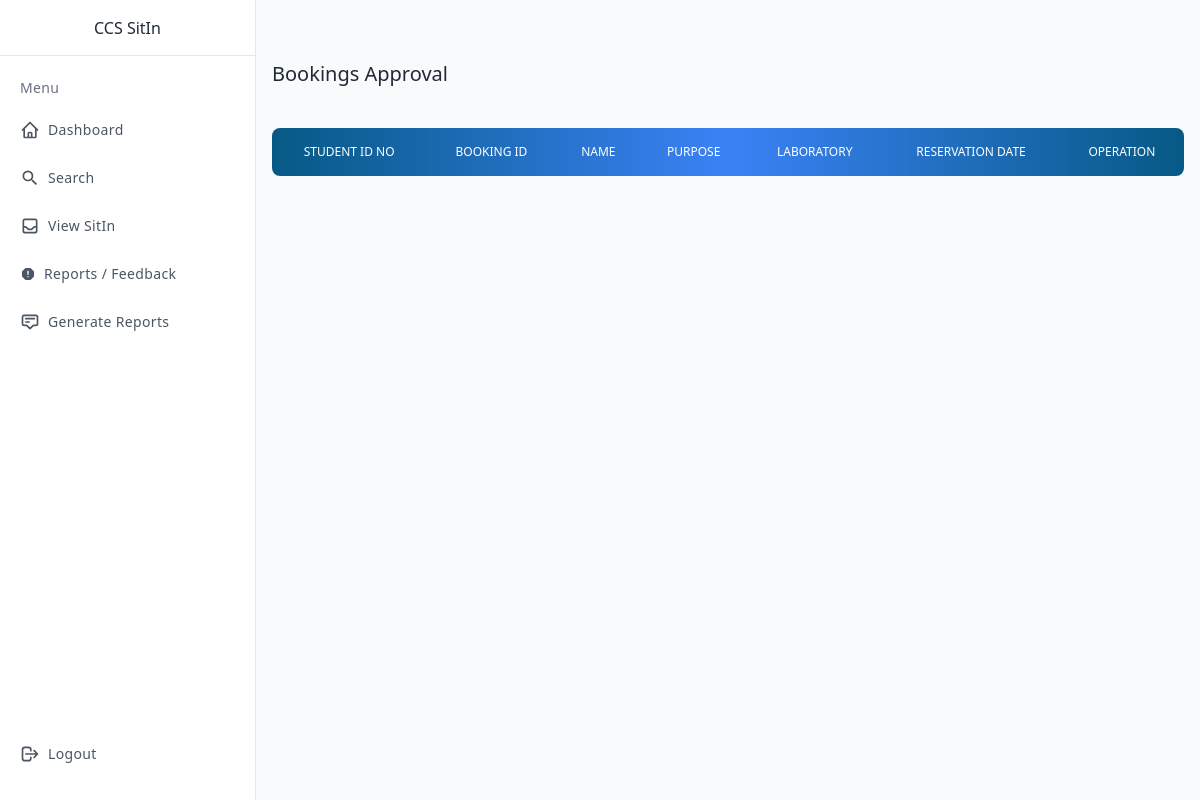
Page /admin/reservations.php (signed in) on the earlier database version.
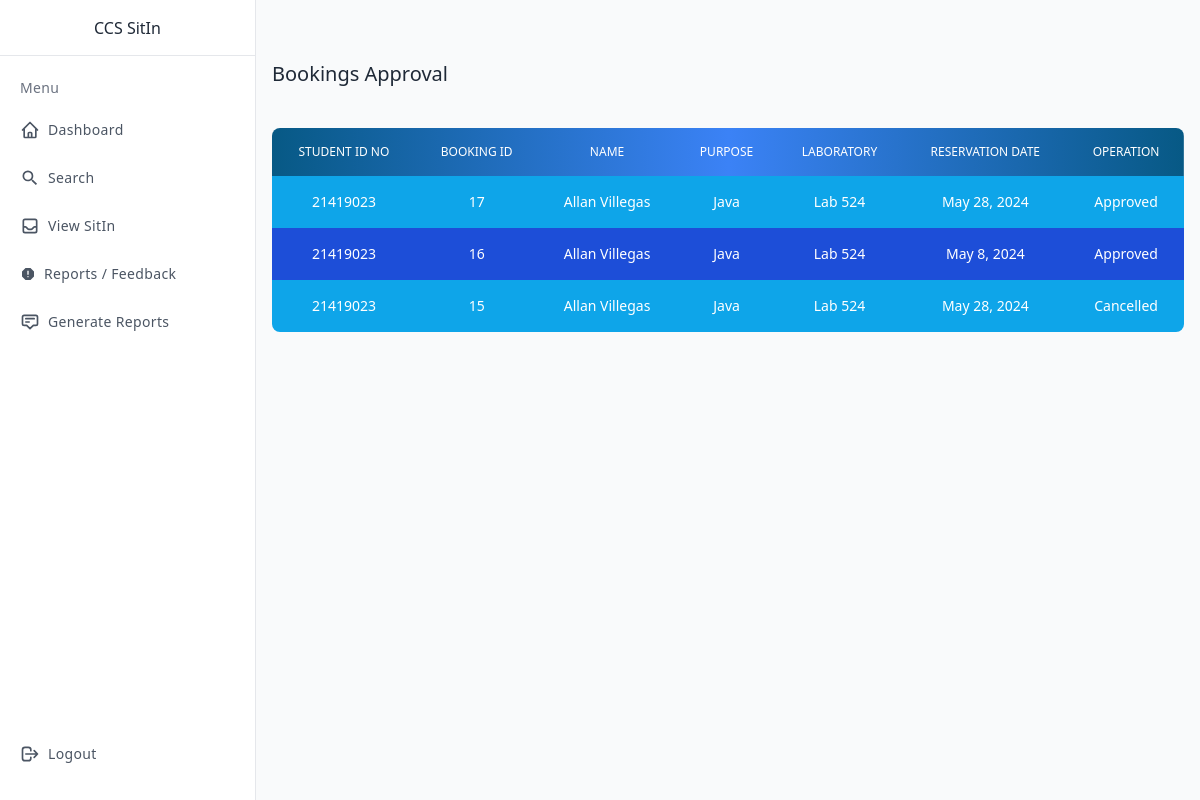
Same page on the later database version.
### tables this page shows
CREATE TABLE `bookings` (
  `id` int(11) NOT NULL,
  `student_id` int(11) NOT NULL,
  `purpose` varchar(254) NOT NULL,
  `laboratory` varchar(254) NOT NULL,
  `reservation_date` date NOT NULL,
  `date_created` datetime NOT NULL DEFAULT current_timestamp(),
  `status` varchar(254) NOT NULL DEFAULT 'Pending'
);

CREATE TABLE `student` (
  `id` int(11) NOT NULL,
  `email` varchar(80) NOT NULL,
  `idno` int(20) NOT NULL,
  `fname` varchar(80) NOT NULL,
  `mname` varchar(80) NOT NULL,
  `lname` varchar(80) NOT NULL,
  `age` int(20) NOT NULL,
  `gender` varchar(80) NOT NULL,
  `contact` int(20) NOT NULL,
  `address` varchar(80) NOT NULL,
  `password` varchar(80) NOT NULL,
  `cpassword` varchar(80) NOT NULL,
  `sessions` int(11) DEFAULT 30
);

### admin/reservations.php (the view, shortened to what the changed rows need)
<?php
include(".././config.php");
$students = [];
$query = "SELECT bookings.id AS bookid, bookings.*, student.*
          FROM bookings
          INNER JOIN student ON student.id = bookings.student_id
          ORDER BY bookings.date_created DESC";
$result = $con->query($query);
if ($result->num_rows > 0) {
    while($row = $result->fetch_assoc()) {
        $students[] = $row;
    }
}
?>
<!doctype html>
<html>
<head>
  <script src="https://cdn.tailwindcss.com"></script>
  <link rel="stylesheet" href="https://cdn.jsdelivr.net/npm/flatpickr/dist/flatpickr.min.css">
</head>
<body>
<div class="min-h-screen flex  bg-gray-50 text-gray-800">
  <div class="flex-1 p-4 lg:ml-64  lg:pt-5">
    <h1 class="text-xl font-medium mt-10 mb-10">Bookings Approval</h1>
     <table class=" w-full text-sm text-left rtl:text-right text-white rounded-lg overflow-hidden">
                <thead class="text-xs bg-gradient-to-r from-sky-800 via-blue-500 to-sky-800 uppercase rounded-md">
                    <tr>
                        <th class="border px-4 py-4 font-medium border-none text-center font-bold"> STUDENT ID NO
                        </th>
                        <th class="border px-4 py-4 font-medium border-none  text-center">BOOKING ID</th>
                        <th class="border px-4 py-4 font-medium border-none  text-center">NAME</th>
                        <th class="border px-4 py-4 font-medium border-none  text-center">Purpose</th>
                        <th class="border px-4 py-4 font-medium border-none  text-center">Laboratory</th>
                        <th class="border px-4 py-4 font-medium border-none  text-center">Reservation Date</th>
                        <th class="border px-4 py-4 font-medium border-none  text-center">Operation</th>
                    </tr>
                </thead>
                <tbody id="tbody" class="relative">
                <?php
            foreach ($students as $student) {
                    $status = $student['status'];
                   echo '<tr class="odd:bg-sky-500 bg-blue-700">
                                <td class="border px-4 py-4 border-none text-center text-xs md:text-sm text-white">'.$student['idno'].'</td>
                                <td class="border px-4 py-4 border-none text-center text-xs md:text-sm text-white">'.$student['bookid'].'</td>
                                <td class="border px-4 py-4 border-none text-center text-xs md:text-sm text-white">'.$student['fname'].' '.$student['lname'].'</td>
                                <td class="border px-4 py-4 border-none text-center text-xs md:text-sm text-white">'.$student['purpose'].'</td>
                                <td class="border px-4 py-4 border-none text-center text-xs md:text-sm text-white">'.$student['laboratory'].'</td>
                                <td class="border px-4 py-4 border-none text-center text-xs md:text-sm text-white">'.date('F j, Y', strtotime($student['reservation_date'])).'</td>
                                <td class="border px-4 py-4 border-none text-center text-xs md:text-sm text-white">'.$status.'</td></tr>';
                }
            ?>
                </tbody>
            </table>
  </div>
</div>
</body>
</html>

Differences in the rows shown:
added bookings: student.idno "21419023", id "17", student.fname "Allan", student.lname "Villegas", purpose "Java", laboratory "Lab 524", reservation_date "May 28, 2024", status "Approved"
added bookings: student.idno "21419023", id "16", student.fname "Allan", student.lname "Villegas", purpose "Java", laboratory "Lab 524", reservation_date "May 8, 2024", status "Approved"
added bookings: student.idno "21419023", id "15", student.fname "Allan", student.lname "Villegas", purpose "Java", laboratory "Lab 524", reservation_date "May 28, 2024", status "Cancelled"
